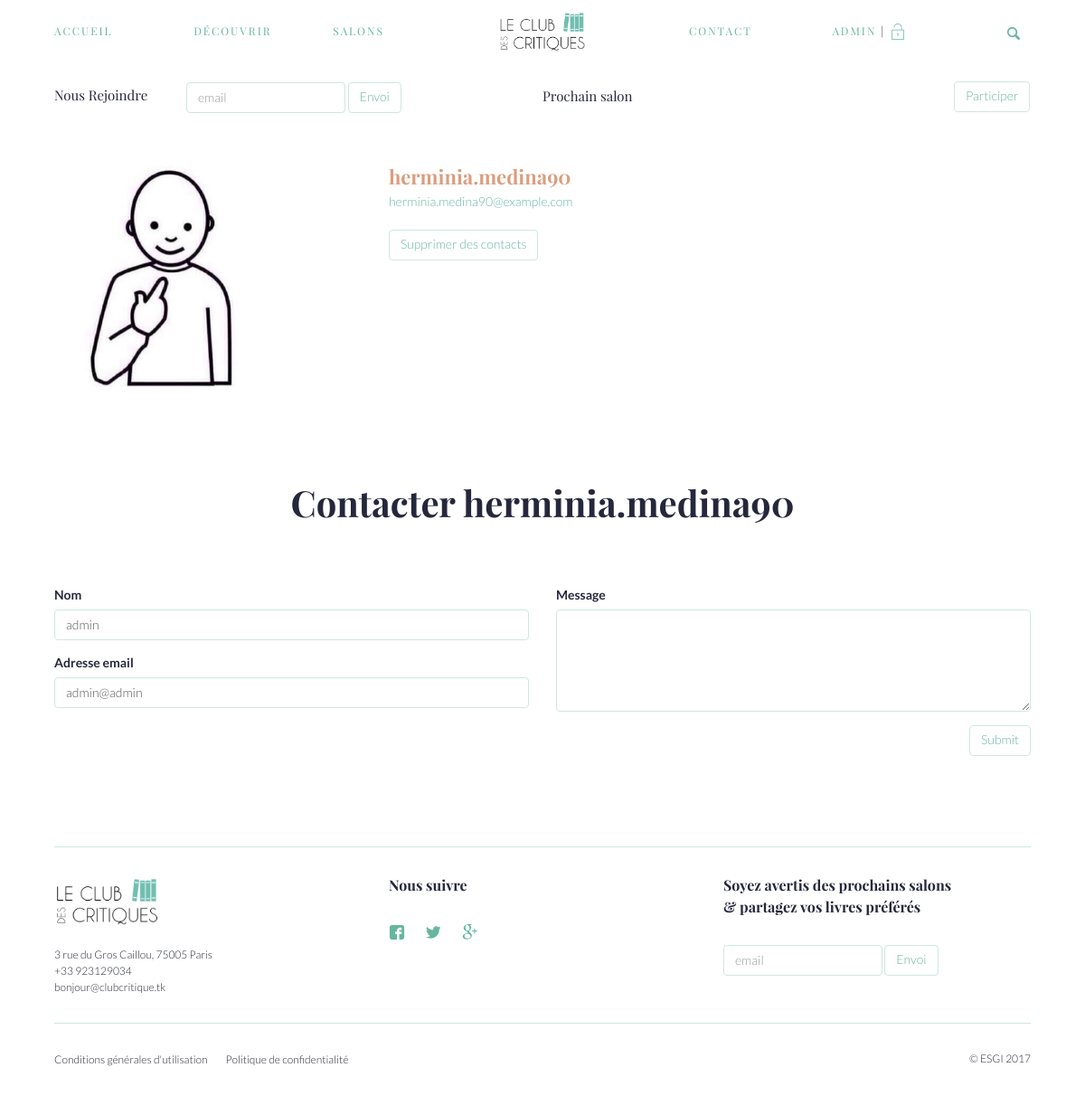
The page /user/7 (signed in) on the database its author committed.
### tables this page shows
CREATE TABLE `users` (
  `id` int(11) NOT NULL,
  `username` varchar(255) NOT NULL DEFAULT 'utilisateur',
  `email` varchar(255) NOT NULL,
  `password` varchar(255) NOT NULL,
  `description` varchar(255) NOT NULL,
  `picture` varchar(255) NOT NULL DEFAULT '/view/assets/img/no-preview.png',
  `isAdmin` int(11) NOT NULL DEFAULT '0'
);

CREATE TABLE `custom_items` (
  `id` int(11) NOT NULL,
  `name` varchar(255) NOT NULL,
  `content` longtext NOT NULL,
  `is_footer_link` int(11) NOT NULL,
  `is_draft` int(11) NOT NULL
);

### model/autoloader.php (called while the page is built)
<?php
spl_autoload_register(function ($class) {
  if(file_exists( $_SERVER['DOCUMENT_ROOT'] . '/controller/facebook/' . $class . '.php')){
      return require( $_SERVER['DOCUMENT_ROOT'] . '/controller/facebook/' . $class . '.php');
  }else if(file_exists( $_SERVER['DOCUMENT_ROOT'] . '/model/facebook/' . $class . '.php')){
      return require( $_SERVER['DOCUMENT_ROOT'] . '/model/facebook/' . $class . '.php');
  }else if(file_exists( $_SERVER['DOCUMENT_ROOT'] . '/controller/' . $class . '.php')){
      return require( $_SERVER['DOCUMENT_ROOT'] . '/controller/' . $class . '.php');
  }else if(file_exists( $_SERVER['DOCUMENT_ROOT'] . '/model/' . $class . '.php')){
      return require( $_SERVER['DOCUMENT_ROOT'] . '/model/' . $class . '.php');
  }else if(file_exists( $_SERVER['DOCUMENT_ROOT'] . '/config/' . $class . '.php')){
      return require( $_SERVER['DOCUMENT_ROOT'] . '/config/' . $class . '.php');
  }
});

### model/Database.php (called while the page is built, shortened)
<?php
class Database{
  protected $db;
  public function __construct(){
    if(!$this->db){
      $this->db = new PDO('mysql:host='.DB_CONFIG::DB_HOST.';dbname='.DB_CONFIG::DB_NAME.'', DB_CONFIG::DB_UN, DB_CONFIG::DB_PWD);
      $this->db->setAttribute(PDO::ATTR_ERRMODE, PDO::ERRMODE_EXCEPTION);
    };
  }
  public function getPreparedStatement($action, $table, $data){
    if($action === "save"){
      $query = "INSERT INTO ";
      $query .= $table . " (";
      $i = 0; $count = count($data) - 1;
      for($u = 0; $u < 2; $u++){
        foreach ($data as $columnName => $value) {
          if($i !== 0 && $i !== $count+1){
            $query .= ", ";
          }
          if($u === 1){
            if($i === $count+1){
              $query .= ") VALUES (";
            }
            $query .= $columnName;
            if($i === ($count * 2)+1 ){
              $query .= ")";
            }
          }else{
            $query .= ltrim($columnName, ':');
          }
          $i++;
        }
      }
    }
    else if($action === "get"){
      $query = "SELECT * FROM ";
      $query .= $table . " WHERE ";
      $i = 0;
      foreach ($data as $columnName => $value) {
        if($i !== 0){
          $query .= " AND ";
        }
        $query .= ltrim($columnName, ':')." = ".$columnName;
        $i++;
      }
    }
    return $this->db->prepare($query);
  }
  public function get($table, $data){
    $this->sql = SELF::getPreparedStatement("get", $table, $data);
    $this->sql->execute($data);
    return $this->sql->fetch(PDO::FETCH_ASSOC);
  }
  public function getAllWhere($table, $data){
    $this->sql = SELF::getPreparedStatement("get", $table, $data);
    $this->sql->execute($data);
    return $this->sql->fetchAll(PDO::FETCH_ASSOC);
  }
  public function getCustom($req){
    $this->sql = $this->db->prepare($req);
    $this->sql->execute();
    return $this->sql->fetch(PDO::FETCH_ASSOC);
  }
}

### controller/User.php (called while the page is built, shortened)
<?php
class User{
  protected $db;
  public function __construct(){
    if(!$this->db){
      $this->db = new Database();
    }
  }
  public function areWeFriends($id_1, $id_2){
    $request = "SELECT * FROM friends WHERE user_1_id = ".$id_1." AND user_2_id = ".$id_2;
    return $this->db->getCustom($request);
  }
  public function get($id){
    return $this->db->get("users", [ ":id" => $id ]);
  }
}

### controller/Salons.php (called while the page is built, shortened)
<?php
class Salons{
  protected $db;
  public function __construct(){
    if(!$this->db){
      $this->db = new Database();
    }
  }
  public function getNextSalon(){
    $req1 = $this->db->getCustom("SELECT salons.* FROM salons WHERE running = 1");
    if($req1){
      return $req1;
    }else{
      return $this->db->getCustom("
        SELECT * FROM salons
        WHERE salons.date > NOW()
          AND work_isdeleted = 0
        ORDER BY salons.date ASC");
    }
  }
}

### controller/Page.php (called while the page is built, shortened)
<?php
class Page{
  protected $db;
  public function __construct(){
    if(!$this->db){
      $this->db = new Database();
    }
  }
  public function getOne($id){
    return $this->db->get("custom_items", [':id' => $id]);
  }
  public function getPages(){
    return $this->db->getAllWhere("custom_items", [':is_footer_link' => 1, ':is_draft' => 0]);
  }
}

### view/layout/user/profile.php (the view, shortened to what this page needs)
<section class="pres">
  <div class="row">
    <div class="col-sm-3 profile-pic">
      <img src="<?= $root.$theUser['picture']; ?>" id="uploadImage" >
    </div>
    <div class="col-sm-8 col-sm-offset-1 profile-info">
      <h3><?= $theUser['username']; ?></h3>
      <div class="info">
        <?= $theUser['email']; ?>
      </div>
      <?php
      if($theUser['id'] === $curr_user['id']) {
      ?>
        <a class="btn btn-primary" href="<?= $root; ?>/user/<?= $theUser['id']; ?>/edit">
          Éditer le profil
        </a>
        &nbsp;&nbsp;&nbsp;&nbsp;&nbsp;&nbsp;
        <a class="btn btn-primary" href="<?= $root; ?>/user/<?= $theUser['id']; ?>/messages">
          Voir mes messages
        </a>
      <?php
      }else{
        $friend = $user->areWeFriends($curr_user['id'], $theUser['id']);
        if($friend){
        ?>
        <form action="<?= $root; ?>/processes/rmfriend" method="post">
          <button type="submit" class="btn btn-primary">Supprimer des contacts</button>
        </form>
        <?php
        }
      }
    ?>
    </div>
  </div>
</section>
<?php
if($theUser['id'] === $curr_user['id']){
  $friends = $user->getFriends($curr_user['id']);
  $countFriends = count($friends);
  if($countFriends > 0){
?>
<section class="contacts">
  <h3 class="big_title">
    Mes contacts
  </h3>
  <?php
  foreach ($friends as $key => $person) {
    if($key % 4 === 0){
    ?>
    <div class="row">
    <?php
    }
  ?>
  <div class="col-sm-3 book-card book-small">
    <a href="<?= $root . '/user/'.$person['id']; ?>" class="image-holder">
       <img src="<?= $root.$person['picture']; ?>" />
    </a>
    <div class="book-info">
      <h3><a href="<?= $root . '/user/'.$person['id']; ?>"><?= $person['username']; ?></a></h3>
      <p class="friends">Ami depuis le <i><?= date( 'l jS F Y', strtotime( $person['timestamp'] )); ?></i></p>
    </div>
  </div>
  <?php
    if($key % 4 === 3 || $key === (count($friends) - 1)){
    ?>
    </div>
    <?php
    }
  }
  ?>
</section>
<?php
  }
}
else{
?>
<section class="contact-person">
  <h3 class="big_title">
    Contacter <?= $theUser['username']; ?>
  </h3>
  <form class="form contact-form" method="post" action="<?= $root;?>/processes/sendmessage">
    <div class="row">
      <div class="col-sm-6 split-lab">
        <div class="form-group">
          <label for="sender_name">Nom </label>
          <input type="text" id="sender_name" class="form-control" name="sender_name" <?php if(isset($_SESSION['loggedin'])){ ?> value="<?= $curr_user['username']; ?>" <?php } ?>>
        </div>
        <div class="form-group">
          <label for="sender_email">Adresse email</label>
          <input type="email" id="sender_email" class="form-control" name="sender_email" <?php if(isset($_SESSION['loggedin'])){ ?> value="<?= $curr_user['email']; ?>" <?php } ?>>
        </div>
      </div>
      <div class="col-sm-6">
        <div class="form-group">
          <label for="content">Message</label>
          <textarea class="form-control" rows="5" id="msg_content" name="msg_content"></textarea>
        </div>
      </div>
    </div>
    <div class="row">
      <div class="col-sm-12">
        <input type="submit" class="btn btn-primary pull-right">
      </div>
    </div>
  </form>
</section>
<?php
}
?>

### view/layout/includes/nav.php (shortened to what this page needs)
<nav id="main-nav" class="nav">
    <div class="col-md-2 nav_center">
        <a href="<?= $root; ?>/home"><img src="<?= $root; ?>/view/assets/img/logo.png" /></a>
    </div>
    <div class="responsiveListLinks row">
        <div class="col-md-5 col-sm-12 nav_left">
            <ul class="row">
                <li class="col-md-4 col-sm-12">
                    <a href="<?= $root; ?>/home" <?= (!isset($_GET['cat']) && $_GET["p"] === "home") ? 'class="active"' : ''; ?>>Accueil</a>
                </li>
                <li class="col-md-4 col-sm-12">
                    <a href="<?= $root; ?>/discover" <?= (!isset($_GET['cat']) && $_GET["p"] === "discover") ? 'class="active"' : ''; ?>>Découvrir</a>
                </li>
                <li class="col-md-4 col-sm-12">
                    <a href="<?= $root; ?>/salons" <?= (!isset($_GET['cat']) && $_GET["p"] === "salons") ? 'class="active"' : ''; ?>>Salons</a>
                </li>
            </ul>
        </div>
        <div class="col-md-5 col-sm-12 nav_right col-md-offset-2">
            <ul class="row">
                <li class="col-md-4 col-sm-12">
                    <a href="<?= $root; ?>/contact" <?= (!isset($_GET['cat']) && $_GET["p"] === "contact") ? 'class="active"' : ''; ?>>Contact</a>
                </li>
                <li class="col-md-6 col-sm-12 dropdown align-center">
                <?php
                    if(!isset($_SESSION['loggedin'])){
                ?>
                    <a href="<?= $root.'/login'?>" <?= ($_GET["p"] === "login") ? 'class="active"' : ''; ?>>Compte</a>
                <?php
                    }else{
                ?>
                    <a href="<?= $root.'/user/'.$curr_user['id']; ?>" <?= ($_GET["p"] === "user" && $_GET['id'] === $curr_user['id']) ? 'class="active"' : ''; ?>> <?= $curr_user['username']; ?></a>
                    | <a href="<?= $root; ?>/processes/logout" class="logout icon-locker-streamline-unlock"></a>
                <?php
                    }
                ?>
                </li>
            </ul>
        </div>
    </div>
    <a href="#" id="searchbar" class="<?= (isset($_GET['p']) && $_GET['p'] === 'search') ? 'icon-x' : 'icon-search'; ?>"></a>
</nav>
<nav id="secondary-nav" class="nav">
    <div class="nav_left">
        <h2 class="small_title">Nous Rejoindre</h2>
        <form class="form-inline" action="<?= $root; ?>/processes/newuser" method="post">
            <input class="form-control" name="email" type="text" placeholder="email">
            <button type="submit" class="btn btn-primary sm">Envoi</button>
        </form>
    </div>
    <div class="nav_right">
        <h2 class="small_title">Prochain salon</h2>
            <?php
                $nextSalon = $salons->getNextSalon();
                ?>
        <a class="btn btn-primary" href="<?= $root; ?>/salons/<?= $nextSalon['id']; ?>">Participer</a>
    </div>
</nav>

### view/layout/includes/footer.php
<footer class="footer">
  <div class="top">
    <div class="row">
      <div class="col-md-4 col-sm-12 identity">
        <img src="<?= $root; ?>/view/assets/img/logo.png">
        <?php $footer = $pages->getOne(4); ?>
        <?= ($footer['content']) ? html_entity_decode($footer['content']) : ''?>
      </div>
      <div class="col-md-4 col-sm-12 follow">
        <h4 class="footer_title">Nous suivre</h4>
        <?php $footer = $pages->getOne(3); ?>
        <?= ($footer['content']) ? html_entity_decode($footer['content']) : ''?>
      </div>
      <div class="col-md-4 col-sm-12 newsletter">
        <h4 class="footer_title">Soyez avertis des prochains salons <br>&amp; partagez vos livres préférés</h4>
        <form class="form-inline" action="<?= $root; ?>/processes/newuser" method="post">
            <input class="form-control" type="text" name="email" placeholder="email">
            <button type="submit" class="btn btn-primary sm">Envoi</button>
        </form>
      </div>
    </div>
  </div>
  <nav class="bottom">
    <div class="row">
      <ul class="col-md-8 col-sm-12">
        <?php
          $footer_links = $pages->getPages();
          foreach ($footer_links as $key => $link) {
            echo '<li><a href="'.$root.'/page/'.$link['id'].'">'.$link['name'].'</a></li>';
          }
        ?>
      </ul>
      <div class="col-md-4 col-sm-12">
        &copy; ESGI 2017
      </div>
    </div>
  </nav>
</footer>
</body>
</html>

### rows shown on the page
users: username "ADMIN", sender_name "admin", sender_email "admin@admin"
users: picture (picture), username "herminia.medina90", email "herminia.medina90@example.com"
custom_items: content "3 rue du Gros Caillou, 75005 Paris +33 923129034 bonjour@clubcritique.tk"
custom_items: name "Conditions générales d'utilisation"
custom_items: name "Politique de confidentialité"
